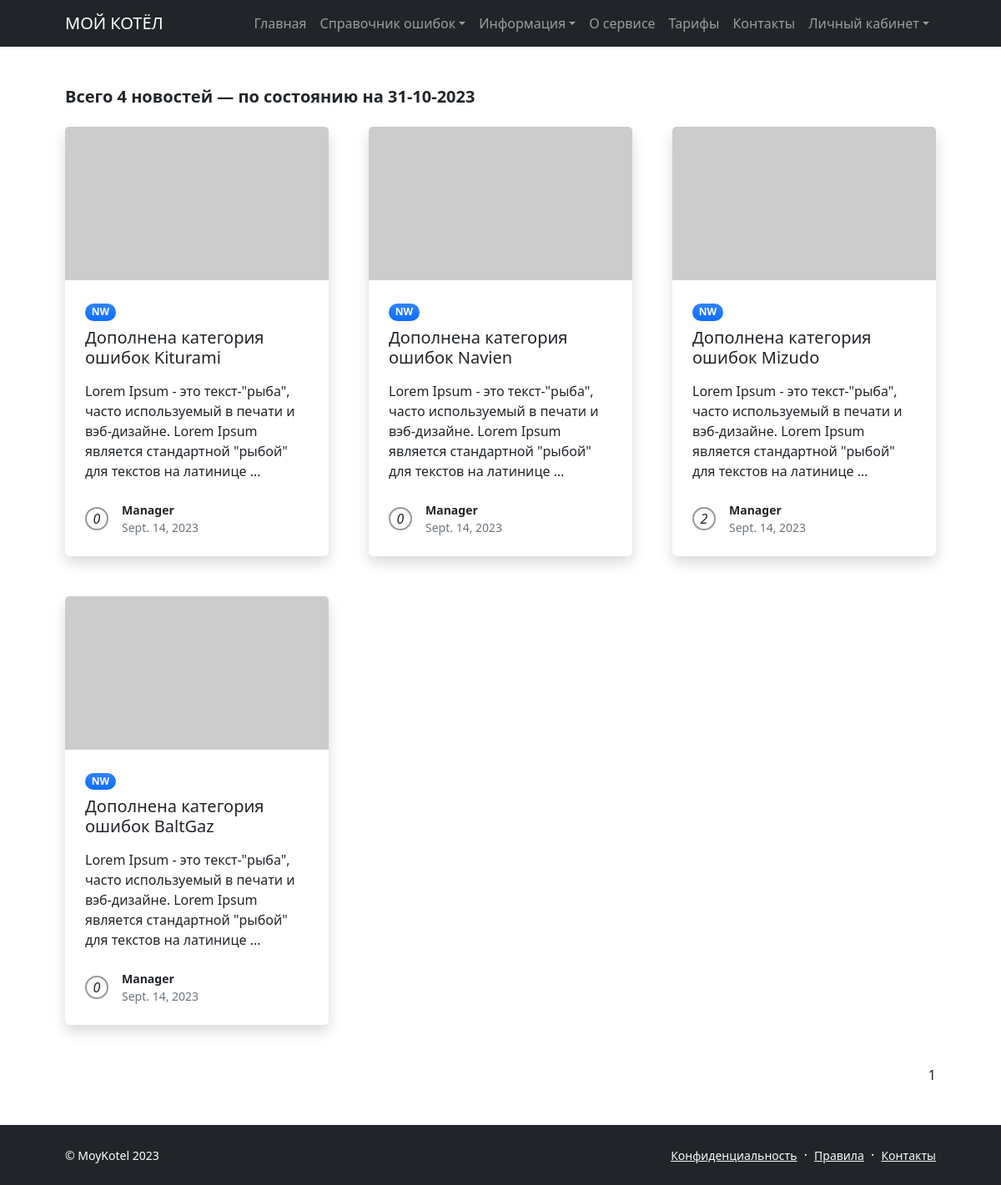
Before: /news/ with the older database file.
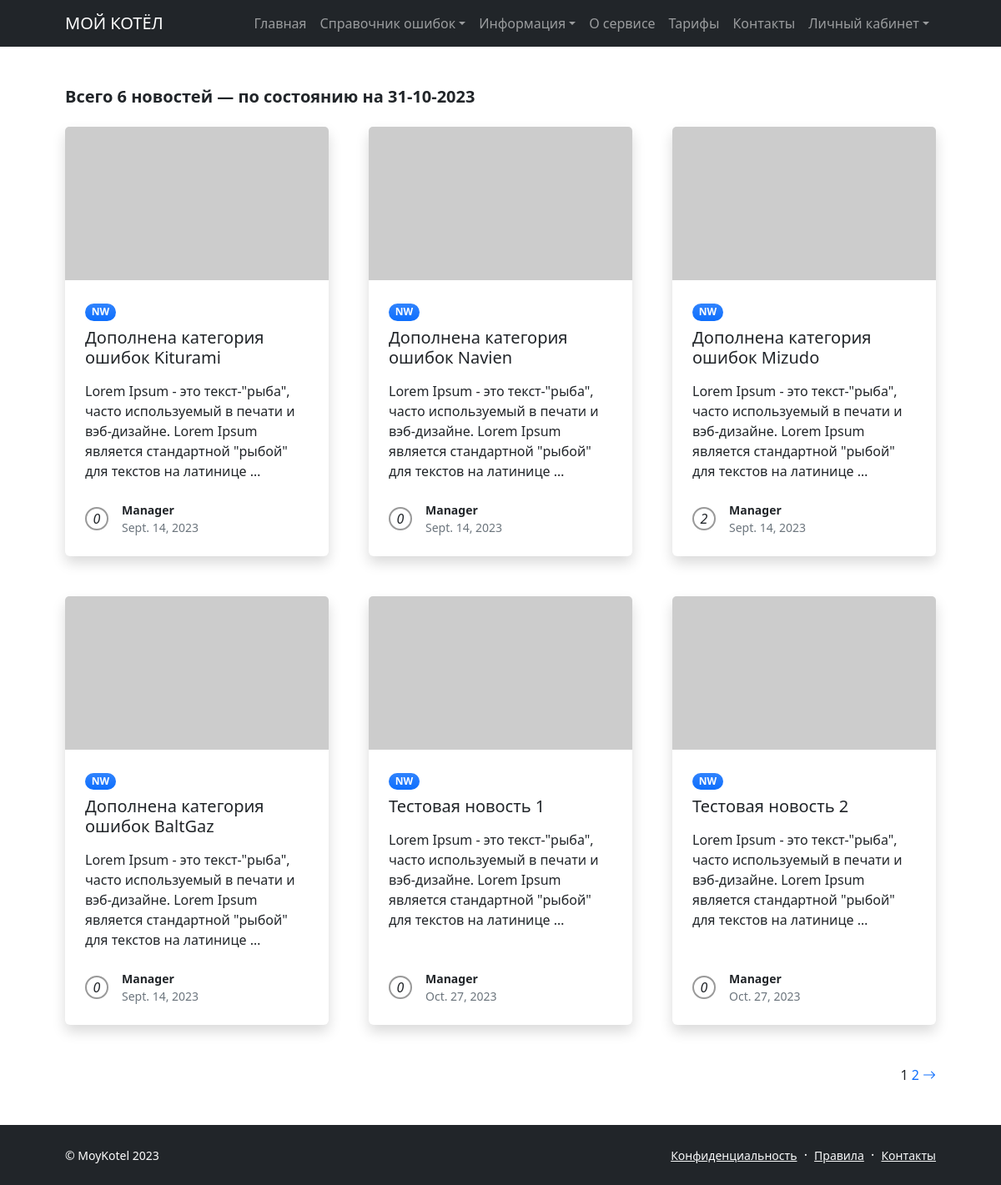
After: the same page with the newer database file.
### moykotel/models.py (models this page shows, shortened)
class Post(models.Model):
    post_author = models.ForeignKey(
        Author,
        on_delete=models.CASCADE,
        related_name='author'
    )
    post_category = models.ManyToManyField(
        Category,
        through='PostCategory',
        related_name='posts'
    )
    post_title = models.CharField(
        max_length=56,
        db_index=True,
        unique=True
    )
    post_text = models.TextField()
    post_date = models.DateField(auto_now_add=True)
    post_rating = models.SmallIntegerField(default=0)
    ARTICLE = 'AR'
    NEWS = 'NW'
    CATEGORY_TYPES = [
        (ARTICLE, "Статья"),
        (NEWS, "Новость")
    ]
    post_type = models.CharField(max_length=2, choices=CATEGORY_TYPES, default=ARTICLE)
    def preview(self):
        return self.post_text[0:124] + "..."

class Author(models.Model):
    author_user = models.OneToOneField(User, on_delete=models.CASCADE)
    author_rating = models.SmallIntegerField(default=0)

### moykotel/views.py (the view)
# urls.py: path('news/', NewsList.as_view(), name='news_list'),
class NewsList(ListView):
    model = Post
    ordering = 'post_date'
    template_name = 'moykotel/news.html'
    context_object_name = 'news'
    queryset = Post.objects.filter(post_type__contains='NW')  # отфильтровываем новости
    paginate_by = 6
    def get_context_data(self, **kwargs):
        context = super().get_context_data(**kwargs)
        context['time_now'] = datetime.utcnow()
        return context

### moykotel/templatetags/custom_filters.py (called while the page is built)
@register.filter()
def show(value):
    return f'{value}'

### moykotel/templatetags/custom_tags.py (called while the page is built)
@register.simple_tag()
def copyright(format_string='%Y'):
   return f'© MoyKotel {datetime.utcnow().strftime(format_string)}'

### templates/moykotel/news.html (shortened to what this page needs)
{% extends 'moykotel/default.html' %}
{% load custom_filters %}
{% load custom_tags %}
{% block page_content %}
    {% if news %}
            <section class="py-5">
                <div class="container px-5">
                    <h2 class="fw-bolder fs-5 mb-4">Всего {{ news|length }} новостей — по состоянию на {{ time_now|date:'d-m-Y' }}</h2>
                    <div class="row gx-5">
                    {% for article in news %}
                        <div class="col-lg-4 mb-5">
                            <div class="card h-100 shadow border-0">
                                <img class="card-img-top" src="https://dummyimage.com/600x350/ced4da/6c757d" alt="..." />
                                <div class="card-body p-4">
                                    <div class="badge bg-primary bg-gradient rounded-pill mb-2">{{ article.post_type }}</div>
                                    <a class="text-decoration-none link-dark stretched-link" href="{{ article.id }}">
                                        <div class="h5 card-title mb-3">{{ article.post_title }}</div></a>
                                        <p class="card-text mb-0">{{ article.post_text|truncatewords:20 }}</p>
                                </div>
                                <div class="card-footer p-4 pt-0 bg-transparent border-top-0">
                                    <div class="d-flex align-items-end justify-content-between">
                                        <div class="d-flex align-items-center">
                                            <span class="rounded-circle me-3"><i>{{ article.post_rating|show }}</i></span>
                                            <div class="small">
                                                <div class="fw-bold">{{ article.post_author.author_user }}</div>
                                                <div class="text-muted">{{ article.post_date }}</div>
                                            </div>
                                        </div>
                                    </div>
                                </div>
                            </div>
                        </div>
                    {% endfor %}
                    </div>
                    <div class="text-end mb-5 mb-xl-0">
                        {{ page_obj.number }}
                        {% if page_obj.has_next %}
                            <a class="text-decoration-none" href="?page={{ page_obj.next_page_number }}">
                                {{ page_obj.next_page_number }}
                            </a>
                            <a class="text-decoration-none" href="?page={{ page_obj.next_page_number }}">
                                <i class="bi bi-arrow-right"></i>
                            </a>
                        {% endif %}
                    </div>
                </div>
            </section>
    {% else %}
        <h3>Постов нет ¯\_(ツ)_/¯</h3>
    {% endif %}
{% endblock page_content %}

Changed rows visible on the page:
added Post: post_type "NW", post_title "Тестовая новость 1", post_text "Lorem Ipsum - это текст-\"рыба\", часто используемый в печати и вэб-дизайне. Lorem Ipsum является стандартной \"рыбой\" для текстов на латинице …", post_rating|show "0", post_author.author_user "Manager", post_date "Oct. 27, 2023"
added Post: post_type "NW", post_title "Тестовая новость 2", post_text "Lorem Ipsum - это текст-\"рыба\", часто используемый в печати и вэб-дизайне. Lorem Ipsum является стандартной \"рыбой\" для текстов на латинице …", post_rating|show "0", post_author.author_user "Manager", post_date "Oct. 27, 2023"
Other visible differences:
{{ news|length }}: "4" → "6"
{{ page_obj.next_page_number }}: (not shown) → "2"
